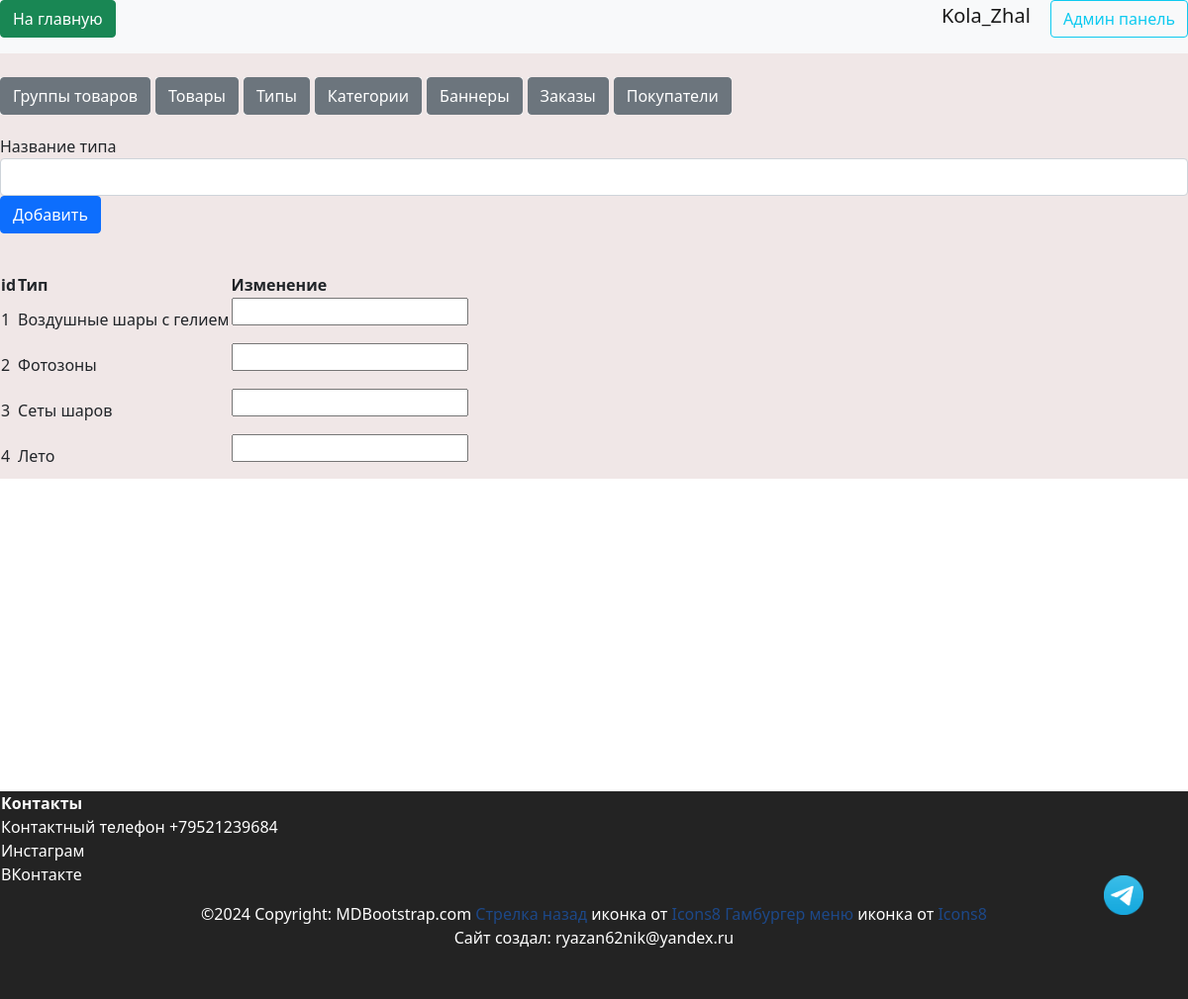
Page /admin/types (signed in) on the earlier database version.
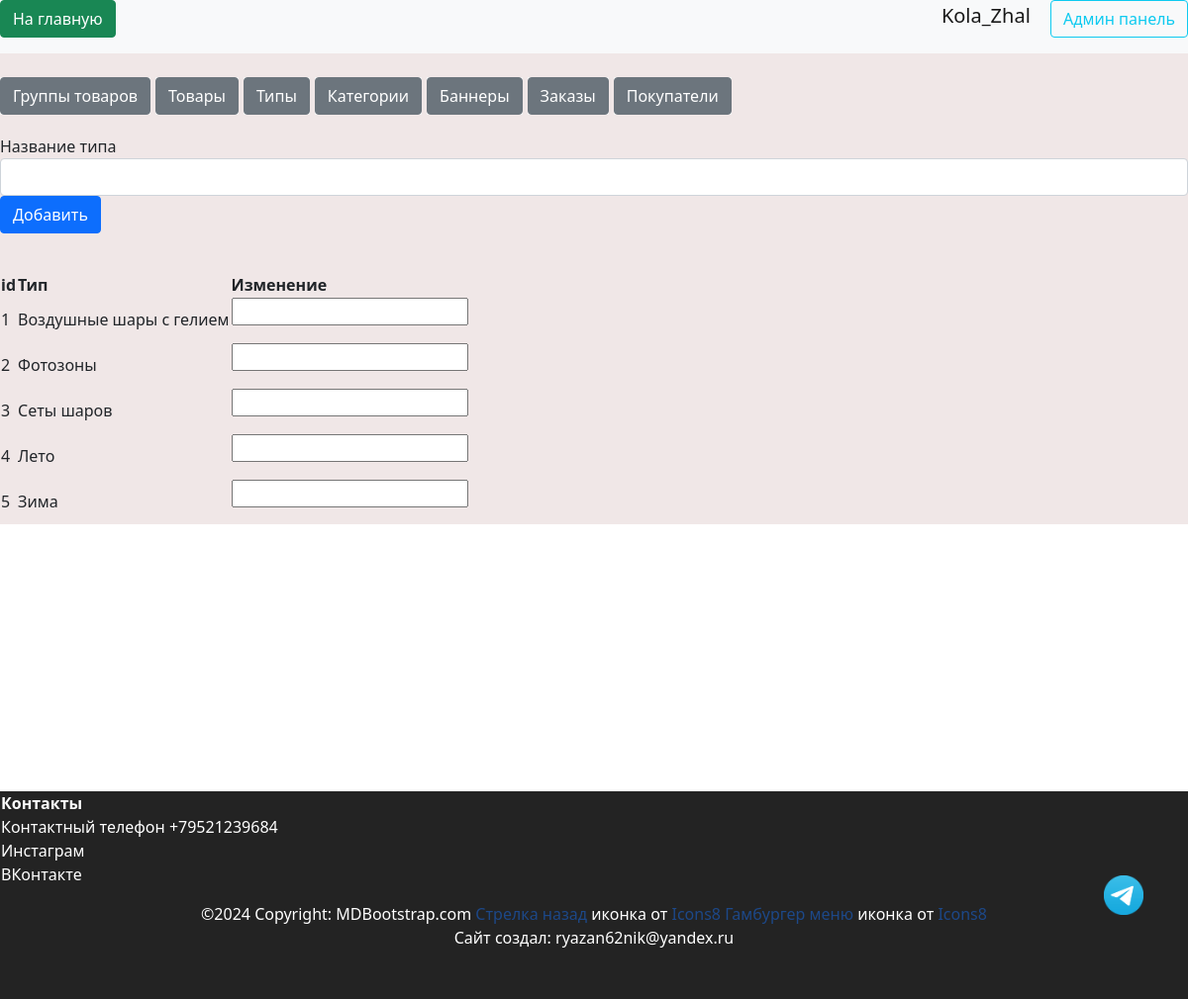
Same page on the later database version.
### data/users.py (models this page shows, shortened)
class User(SqlAlchemyBase, UserMixin, SerializerMixin):
    __tablename__ = "users"
    id = sqlalchemy.Column(sqlalchemy.Integer, primary_key=True, autoincrement=True)
    name = sqlalchemy.Column(sqlalchemy.String, nullable=True)
    tel = sqlalchemy.Column(sqlalchemy.String, nullable=True)
    email = sqlalchemy.Column(sqlalchemy.String, index=True, unique=True, nullable=True)
    hashed_password = sqlalchemy.Column(sqlalchemy.String, nullable=True)
    created_date = sqlalchemy.Column(sqlalchemy.DateTime, default=datetime.datetime.now)
    basket = sqlalchemy.Column(sqlalchemy.String, default="{}")
    admin = sqlalchemy.Column(sqlalchemy.Boolean, default=False)
    tg_id = sqlalchemy.Column(sqlalchemy.String, nullable=True)
    confirmed = sqlalchemy.Column(sqlalchemy.Boolean, default=False)
    address = sqlalchemy.Column(sqlalchemy.String, nullable=True)
    orders = orm.relationship("Order", back_populates="user")

### data/types.py (models this page shows, shortened)
class Types(SqlAlchemyBase):
    __tablename__ = "types"
    id = sqlalchemy.Column(sqlalchemy.Integer, primary_key=True, autoincrement=True)
    title = sqlalchemy.Column(sqlalchemy.String, nullable=True)
    products = orm.relationship("ProductGroup", back_populates="type_relation")

### server.py (the view, shortened to what this page needs)
@app.route("/admin/types", methods=["GET", "POST"])
@login_required
def admin_types():
    if not current_user.admin:
        return render_template("pages/no_rights.html")
    filenames = [""]
    form = TypeForm()
    with db_session.create_session() as db_sess:
        types = db_sess.query(Types).all()
        if request.method == "POST":
            for id in request.form:
                type = db_sess.query(Types).filter(Types.id == id).first()
                type.title = request.form[id]
                db_sess.commit()
            return redirect("/admin/types")
        return render_template(
            "pages/admin_types.html", title="Админ панель", types=types, form=form
        )

### forms/types.py
class TypeForm(FlaskForm):
    title = StringField('Название типа', validators=[DataRequired()])
    submit = SubmitField('Добавить')

### data/db_session.py (called while the page is built)
def create_session() -> Session:
    global __factory
    return __factory()

### server.py (called while the page is built)
@login_manager.user_loader
def load_user(user_id):
    db_sess = db_session.create_session()
    return db_sess.query(User).filter(User.id == user_id).first()

### templates/pages/admin_types.html (shortened to what this page needs)
{% extends "pages/base_admin.html" %}
{% block admincontent %}
<div>
    <form action="" method="post" enctype="multipart/form-data">
        <nav>
            <div>
                {{ form.title.label() }}
                {{ form.title(class="form-control")}}
                {{ form.submit(type="submit", class="btn btn-primary") }}
            </div>
        </nav>
    </form>
</div>
<br>
<div>
    <table>
        <tr>
            <th>id</th>
            <th>Тип</th>
            <th>Изменение</th>
        </tr>
        {% for type in types %}
        <tr>
            <td>{{ type.id }}</td>
            <td>{{ type.title }}</td>
            <td>
                <form action="" method="post" enctype="multipart/form-data">
                    <input type="text" id="{{ type.id }}" name="{{ type.id }}"/>
                </form>
            </td>
        </tr>
        {% endfor %}
    </table>
</div>
{% endblock %}

### templates/pages/base_admin.html
<link rel="stylesheet" href="{{ url_for('static', filename='css/admin.css') }}">
{% extends "base.html" %}
{% block content %}
<div class="admin-background">
    <br>
    <div>
        <table>
            <ol class="breadcrumb-list">
                <li class="breadcrumb-list__item"><a href="/admin/productsgroups" class="btn btn-secondary">Группы
                        товаров</a></li>
                <li class="breadcrumb-list__item"><a href="/admin/products" class="btn btn-secondary">Товары</a></li>
                <li class="breadcrumb-list__item"><a href="/admin/types" class="btn btn-secondary">Типы</a></li>
                <li class="breadcrumb-list__item"><a href="/admin/categories" class="btn btn-secondary">Категории</a>
                </li>
                <li class="breadcrumb-list__item"><a href="/admin/banners" class="btn btn-secondary">Баннеры</a></li>
                <li class="breadcrumb-list__item"><a href="/admin/orders" class="btn btn-secondary">Заказы</a></li>
                <li class="breadcrumb-list__item"><a href="/admin/users" class="btn btn-secondary">Покупатели</a></li>
            </ol>
        </table>
    </div>
    <div>
        {% block admincontent %}{% endblock %}
    </div>
</div>
{% endblock %}

### templates/base.html (shortened to what this page needs)
<!doctype html>
<html lang="ru">
<head>
    <link rel="stylesheet" href="{{ url_for('static', filename='css/bootstrap.min.css') }}">
    <link rel="stylesheet" href="{{ url_for('static', filename='css/header.css') }}">
    <link rel="stylesheet" href="{{ url_for('static', filename='css/footer.css') }}">
    <link rel="stylesheet" href="{{ url_for('static', filename='css/style.css') }}">
    <link rel="stylesheet" href="{{ url_for('static', filename='css/mystyle.css') }}">
    <link rel="stylesheet" href="{{ url_for('static', filename='css/index.css') }}">
    <link rel="stylesheet" href="{{ url_for('static', filename='css/product_style.css') }}">
</head>
<body>
    {% include 'includes/header.html' %}
    <div class="my-container">
        <main>
            {% block content %}
            {% endblock %}
        </main>
        {% include 'includes/footer.html' %}
    </div>
    <a href="https://t.me/Ok_se_96" target="_blank">
        <div class="tg-button"></div>
    </a>
</body>
</html>

### templates/includes/header.html
<header class="header--fixed">
    <nav class="navbar navbar-light bg-light">
        <p align="right">
            <a href="/index" class="btn btn-success"> На главную </a>
        </p>
        {% if current_user.is_authenticated %}
        <p align="right">
            <a class="logout navbar-brand" href="/logout">{{ current_user.name }}</a>
            {% if current_user.admin%}
            <a class="btn btn-outline-info mr-2" href="/admin/products">Админ панель</a>
            {% endif %}
            {% else %}
        <p align="right">
            <a class="btn btn-primary" onclick="saveHref('/register')" href="/register">Зарегистрироваться</a>
            <a class="btn btn-success" onclick="saveHref('/login')" href="/login">Войти</a>
        </p>
        {% endif %}
    </nav>
</header>

### templates/includes/footer.html
<footer class="bg-body-tertiary text-center text-lg-start">
    <table>
        <tr>
            <th>Контакты</th>
        </tr>
        <tr>
            <td>Контактный телефон <a href="tel:+79521239684" style="color:#FFFFFF">+79521239684</a></td>
        </tr>
        <tr>
            <td><a href="https://www.instagram.com/b_decor_e?igsh=b2hqcHRpaGV5bGYx&utm_source=qr"
                    target="_blank">Инстаграм</a>
            </td>
        </tr>
        <tr>
            <td><a href="https://vk.com/ok_se_96" target="_blank">ВКонтакте</a>
            </td>
        </tr>
    </table>
    <div class="text-center p-3">
        ©2024 Copyright:
        <a href="https://mdbootstrap.com/" style="color:#FFFFFF">MDBootstrap.com</a>
        <a target="_blank" href="https://icons8.com/icon/40217/back">Стрелка назад</a> иконка от <a target="_blank"
            href="https://icons8.com">Icons8</a>
        <a target="_blank" href="https://icons8.com/icon/8113/menu">Гамбургер меню</a> иконка от <a target="_blank"
            href="https://icons8.com">Icons8</a>
        <p>Сайт создал: ryazan62nik@yandex.ru</p>
    </div>
</footer>

### static/css/admin.css (style rules this page uses)
ol.breadcrumb-list { margin-bottom: 20px; margin-top: 20px; }
.breadcrumb-list { background-color: transparent; border-radius: 0; color: gray; display: flex; font-size: 13px; margin-block-start: 0 !important; padding-left: 0; padding-right: 0; position: relative; }
.breadcrumb-list__item { background: #f6f6f6; display: inline-block; list-style-type: none; white-space: nowrap; width: max-content; margin-right: 5px; }

### static/css/header.css (style rules this page uses)
:root { --main-color: #0179FA; --second-color: white; }

### static/css/footer.css (style rules this page uses)
:root { --main-color: #111111; --second-color: white; }
footer { background-color: var(--main-color); }
footer table tr, footer table tr td a { color: var(--second-color); text-align: start; }
footer { position: absolute; bottom: -210px; height: 210px; width: 100%; }

### static/css/mystyle.css (style rules this page uses)
html { --firstly-color: white; --secondary-color: rgba(91, 82, 212, 0.837); --thirdly-color: rgb(99, 96, 105); --fourly-color: rgb(144, 182, 242); --black: rgb(35, 35, 35); --dark-blue: #12191d; --white: #ffffff; --green: #33ff00; --caribbean: #00e197; --light-green: #8eef8c; --turquoise: #12eeff; --pink: #f053d5; --red: #fe785a; --gray-900: #0c1114; --gray-700: #242a2c; --gray-650: #495257; --gray-600: #424b4f; --gray-500: #495257; --gray-300: #8d979e; --gray-200: #acb4b9; --gray-150: #aeb6bb; --gray-100: #eef1f3; --gray-50: #f6f8f9; --framing: black; --text-color: white; }
main { flex: 1; min-width: 95%; justify-content: center; display: block; margin: 0 auto; text-align: left; }
body { min-height: 100vh; position: relative; margin: 0; padding: 0; text-align: center; }
.my-container { min-width: 100%; max-width: 98vw; }
.admin-background { background-color: rgb(240, 231, 231); }
footer { clear: both; padding: 0; background: var(--black); color: #ffffff; overflow: hidden; min-width: 100; }
.tg-button { display: block; position: fixed; bottom: 10vh; right: 5vh; width: 5vh; height: 5vh; border: none; background-image: url(../img/system/tg_logo.png); background-size: cover; margin: 5px 5px; }

### static/css/index.css (style rules this page uses)
.navbar { padding-top: 0; padding-bottom: 0; }

### static/css/product_style.css (style rules this page uses)
:root { --product-text-color: rgb(255, 122, 0); --product-description-color: rgb(195, 213, 243); --product-title-color: rgb(255, 215, 0); --product-background: rgb(19, 68, 124); }
a { color: rgb(29, 72, 136); text-decoration: none; }

Differences in the rows shown:
added Types: id "5", title "Зима"
